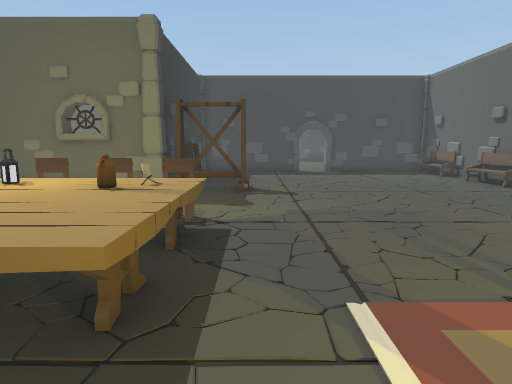
View 1 (above)

18 first-person views from a walk through a scene from a Unity 3-D project. The camera is 1.4 m above the floor, tilts 8° down and sees 75° across. Doors are open. The floor is counted in squares, 1 m on a side. Each view is taken from the middle of a square. On the plan, view 1 faces up. The plan holds only what a view shows up to about 15 squares ahead; the rest is blank. The player character is not drawn.

View 2
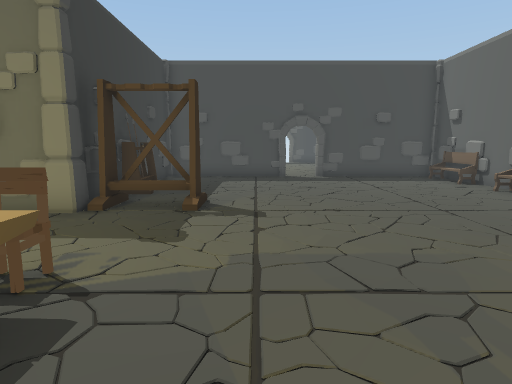

View 3
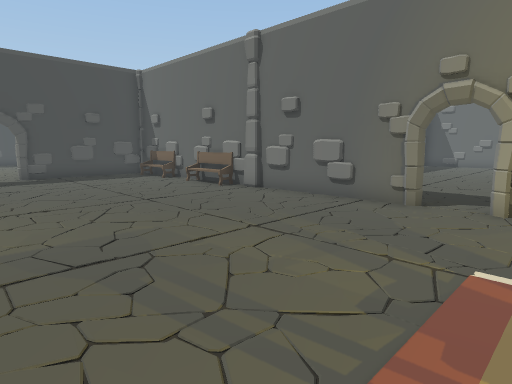

View 4
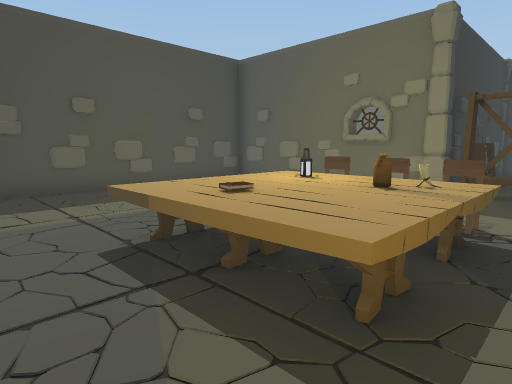

View 5
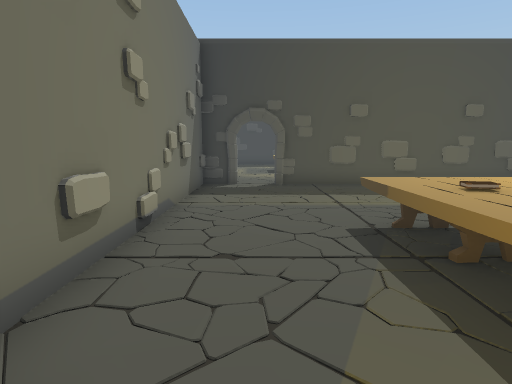

View 6
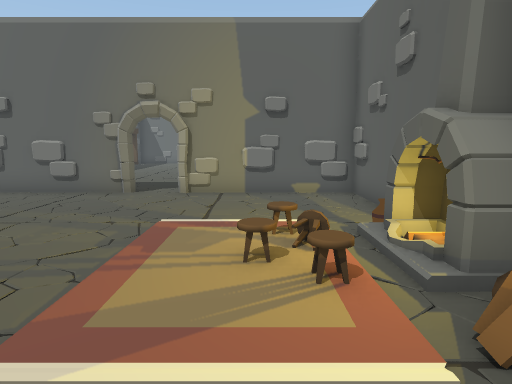

View 7
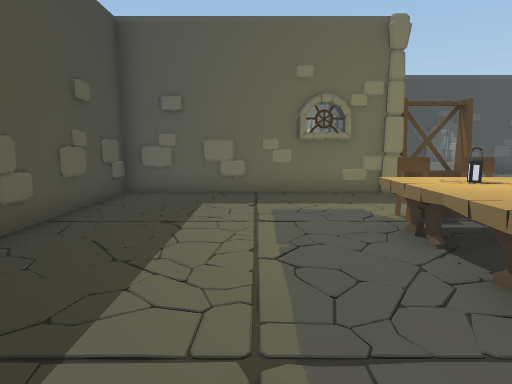

View 8
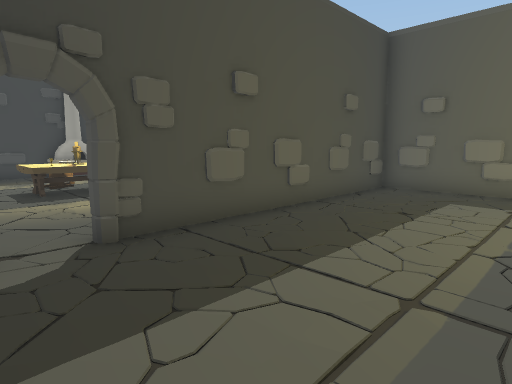

View 9
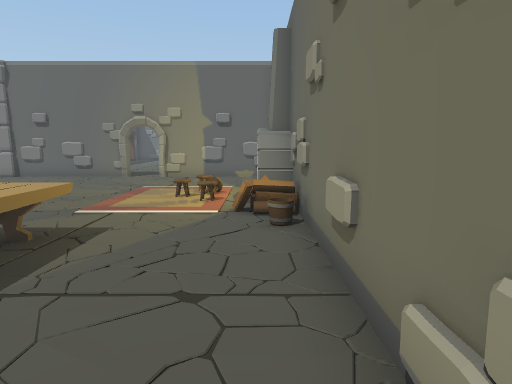

View 10
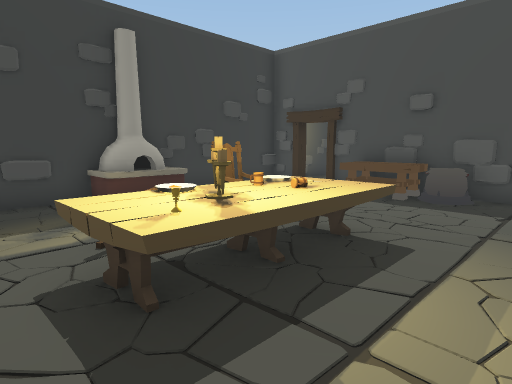

View 11
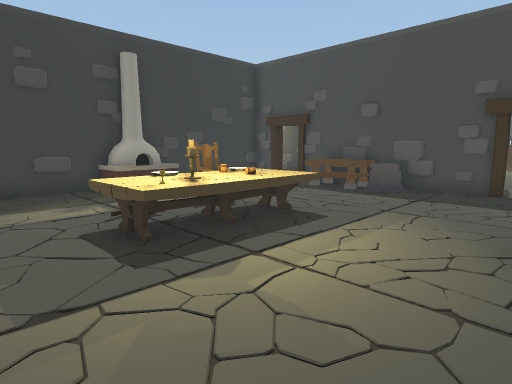

View 12
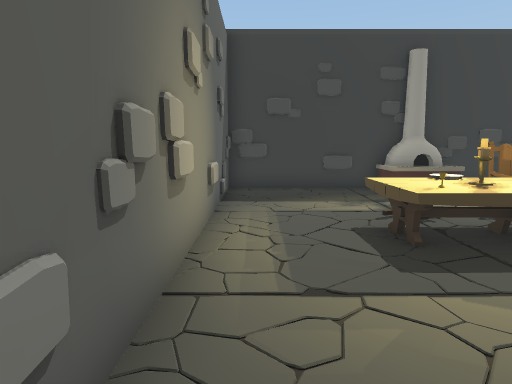

View 13
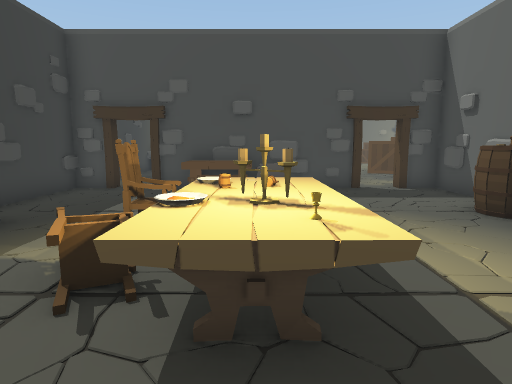

View 14
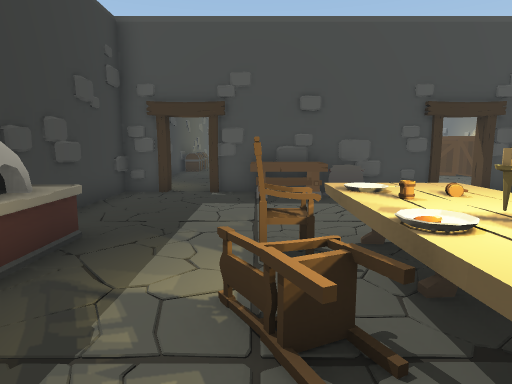

View 15
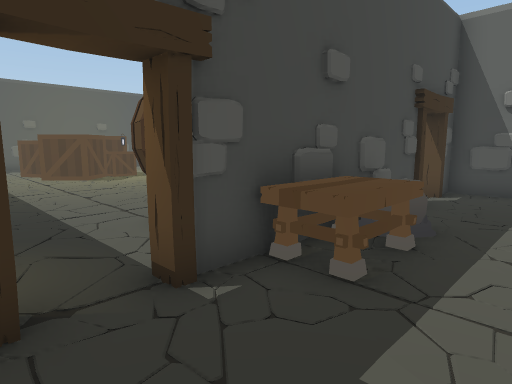

View 16
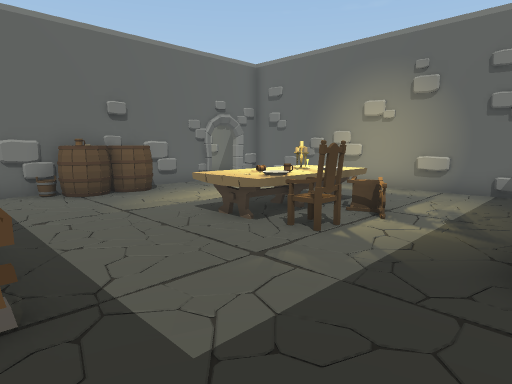

View 17
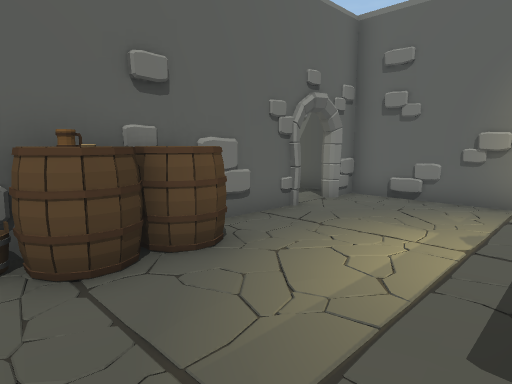

View 18
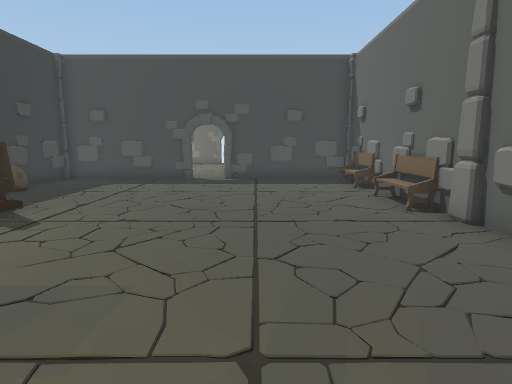

### Floor plan
Ten units are one square. View 1 is at (0, 0); x grows to the right and y downward. Boxes are objects, and circles mark ways between rooms. Rooms are numbered by the first view taken in them; rooms with no view inside come last. Other rooms are left out.
<svg viewBox="-234 -185 334 210">
<path fill="none" stroke="#000" d="M-34 -99 -109 -99M-38 -98 -56 -97M-29 -125 -29 -104M-78 -97 -86 -98M87 -67 88 -75M88 -87 89 -94M89 -49 89 -179 39 -179M-93 -99 -98 -98M58 19 89 19 89 -31M-106 -89 -110 -85M-108 -73 -108 -67M-29 -175 -29 -154M-109 -77 -108 -72M-107 -92 -108 -85M-108 -52 -109 -45M21 -179 -25 -179M-107 -34 -109 -26M-109 -100 -109 -9M-109 -37 -108 -32M-109 -20 -108 -12M-110 -13 -107 -9M-109 9 -109 20M-109 19 28 19M-73 -99 -80 -98M89 -64 88 -70M-109 -57 -108 -50M-113 -28 -111 -35M-228 -54 -229 -49M-144 18 -138 19M-114 -9 -110 -13M-112 -68 -111 -75M-111 -9 -111 -100M-136 -103 -136 -99 -204 -99 -204 -103M-216 -104 -216 -99 -229 -99 -229 19 -109 19M-111 20 -111 10M-109 -99 -124 -99 -124 -103M-153 -99 -160 -98"/>
<rect x="-55" y="-35" width="50" height="20" fill="#bbb"><title>table</title></rect>
<rect x="-55" y="-55" width="50" height="20" fill="#bbb"><title>table</title></rect>
<rect x="-45" y="-55" width="10" height="10" fill="#bbb"><title>other object</title></rect>
<rect x="-45" y="-65" width="10" height="10" fill="#bbb"><title>chair</title></rect>
<rect x="-35" y="-35" width="10" height="10" fill="#bbb"><title>other object</title></rect>
<rect x="-35" y="-65" width="20" height="10" fill="#bbb"><title>chair</title></rect>
<rect x="-35" y="-105" width="10" height="10" fill="#bbb"><title>pillar</title></rect>
<rect x="-35" y="-145" width="20" height="30" fill="#bbb"><title>rack</title></rect>
<rect x="-35" y="-145" width="10" height="10" fill="#bbb"><title>other object</title></rect>
<rect x="-35" y="-155" width="10" height="10" fill="#bbb"><title>other object</title></rect>
<rect x="-25" y="-45" width="10" height="10" fill="#bbb"><title>other object</title></rect>
<rect x="-25" y="-115" width="30" height="20" fill="#bbb"><title>rack</title></rect>
<rect x="-15" y="-65" width="10" height="10" fill="#bbb"><title>chair</title></rect>
<rect x="-5" y="5" width="10" height="10" fill="#bbb"><title>other object</title></rect>
<rect x="5" y="5" width="10" height="10" fill="#bbb"><title>other object</title></rect>
<rect x="15" y="5" width="30" height="10" fill="#bbb"><title>fireplace</title></rect>
<rect x="35" y="-5" width="10" height="10" fill="#bbb"><title>carpet</title></rect>
<rect x="35" y="-35" width="10" height="10" fill="#bbb"><title>carpet</title></rect>
<rect x="85" y="-105" width="10" height="10" fill="#bbb"><title>pillar</title></rect>
<rect x="85" y="-125" width="10" height="10" fill="#bbb"><title>bench</title></rect>
<rect x="85" y="-165" width="10" height="10" fill="#bbb"><title>bench</title></rect>
<rect x="-225" y="-55" width="10" height="30" fill="#bbb"><title>oven</title></rect>
<rect x="-195" y="-35" width="20" height="20" fill="#bbb"><title>chair</title></rect>
<rect x="-195" y="-45" width="20" height="10" fill="#bbb"><title>chair</title></rect>
<rect x="-195" y="-95" width="20" height="10" fill="#bbb"><title>table</title></rect>
<rect x="-185" y="-55" width="30" height="50" fill="#bbb"><title>table</title></rect>
<rect x="-175" y="-35" width="10" height="10" fill="#bbb"><title>other object</title></rect>
<rect x="-175" y="-45" width="10" height="10" fill="#bbb"><title>other object</title></rect>
<rect x="-175" y="-95" width="20" height="10" fill="#bbb"><title>other object</title></rect>
<rect x="-125" y="-45" width="10" height="10" fill="#bbb"><title>barrel</title></rect>
<rect x="-125" y="-55" width="10" height="10" fill="#bbb"><title>barrel</title></rect>
<rect x="-125" y="-65" width="10" height="10" fill="#bbb"><title>other object</title></rect>
<circle cx="-110" cy="0" r="3" fill="#2a7"/>
<text x="0" y="-70">1</text>
<text x="-170" y="-40">2</text>
</svg>
Room 1 opens to room 2.

Where each view was taken, in squares from view 1:
view 1: 0 up, 0 right, facing up
view 2: 3 up, 1 right, facing up
view 3: 2 up, 1 right, facing up-right
view 4: 0 up, 0 right, facing up-left
view 5: 0 up, 1 right, facing left
view 6: 1 up, 1 left, facing right
view 7: 0 up, 7 left, facing up
view 8: 1 down, 6 left, facing up-left
view 9: 1 down, 6 left, facing right
view 10: 0 up, 14 left, facing up-left
view 11: 1 down, 12 left, facing up-left
view 12: 1 down, 12 left, facing left
view 13: 1 down, 17 left, facing up
view 14: 0 up, 19 left, facing up
view 15: 7 up, 22 left, facing up-right
view 16: 9 up, 22 left, facing down-right
view 17: 7 up, 16 left, facing down-right
view 18: 4 up, 5 right, facing up
